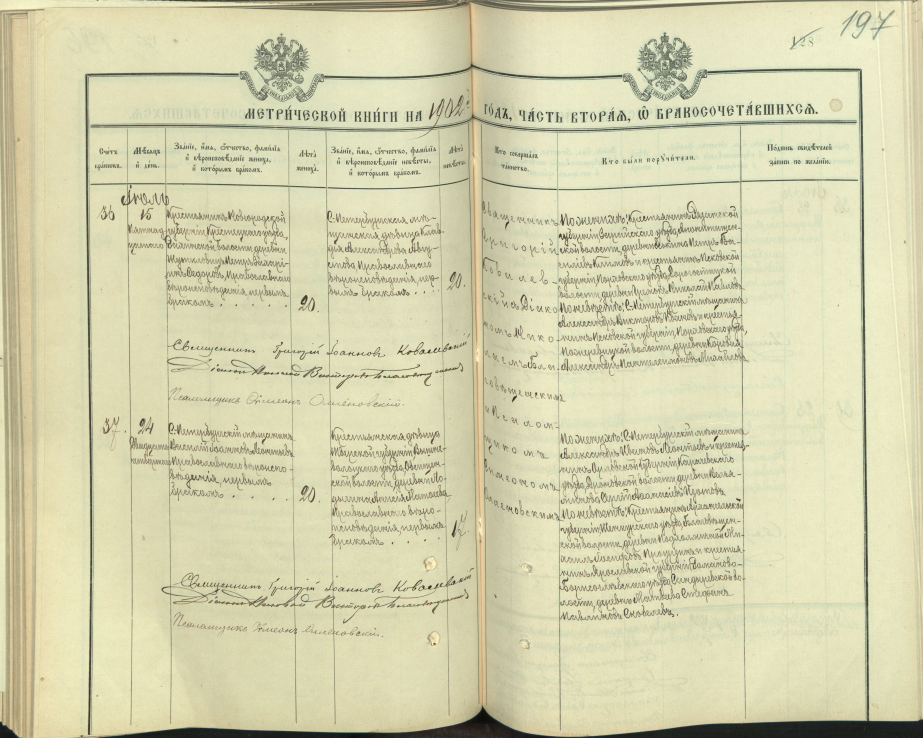
#> input picture data/scans/ЦГИАСП°_19_127_1265_0202.jpg, 5534 x 4426 px (shown at 1/6 size)
$ python -i image_preprocess.py   (imports and definitions only)
#> lines starting #> are read from the running program, lines starting #| are printed output that depends on the picture
import tempfile
from pathlib import Path

from PIL import Image, ImageEnhance, ImageFilter

MAX_DIMENSION = 2048


def preprocess_for_ocr(source_path: str) -> Path:
    """Prepare scan for OCR: grayscale, contrast, sharpen, resize if needed."""
    source = Path(source_path)
    image = Image.open(source).convert("L")
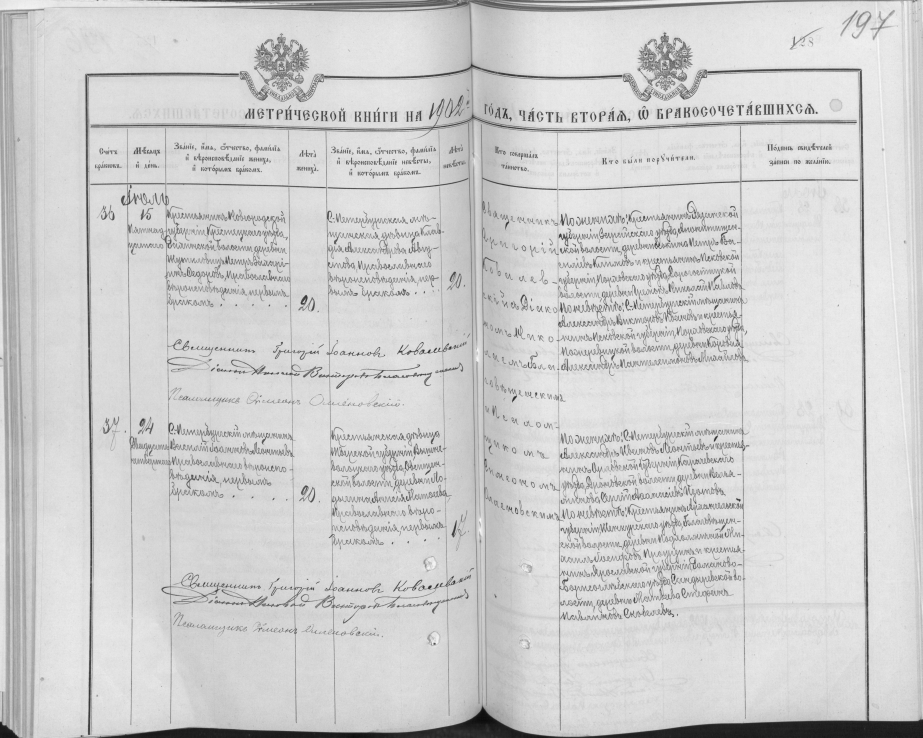
#> image: PIL image 5534x4426 L (shown at 1/6 size); min 0, max 252, mean 207
    image = image.filter(ImageFilter.MedianFilter(size=3))
    image = ImageEnhance.Contrast(image).enhance(1.6)
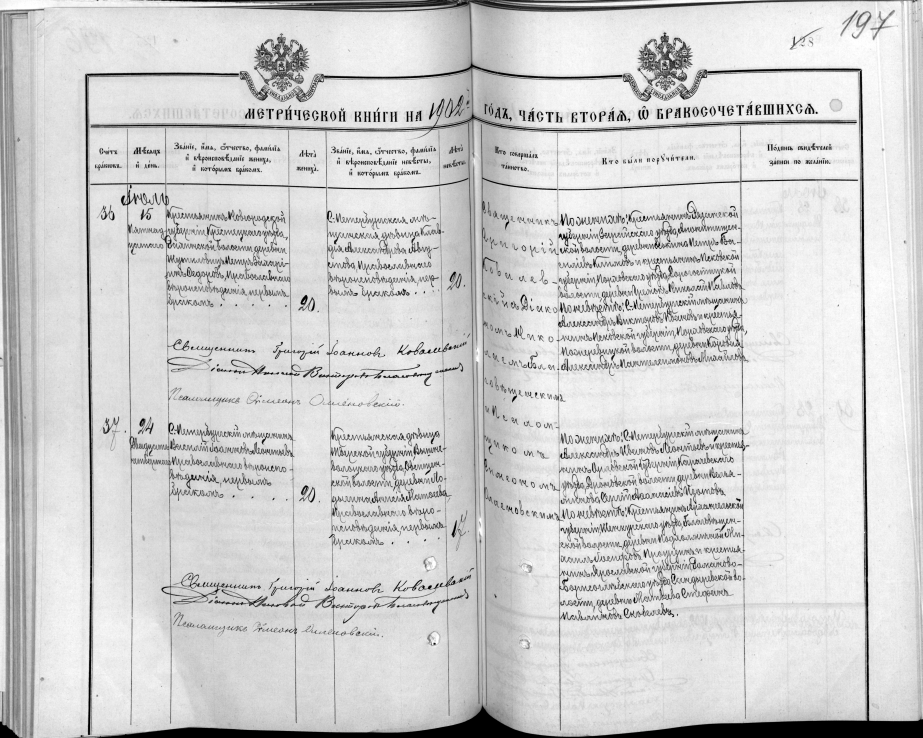
#> image: PIL image 5534x4426 L (shown at 1/6 size); min 0, max 255, mean 207.7
    image = ImageEnhance.Sharpness(image).enhance(1.4)

    if max(image.size) > MAX_DIMENSION:
        image.thumbnail((MAX_DIMENSION, MAX_DIMENSION), Image.Resampling.LANCZOS)
#> image: PIL image 2048x1638 L

    suffix = source.suffix.lower() or ".jpg"
    temp_file = tempfile.NamedTemporaryFile(suffix=suffix, delete=False)
    temp_path = Path(temp_file.name)
    temp_file.close()

    save_format = "JPEG" if suffix in {".jpg", ".jpeg"} else "PNG"
    image.save(temp_path, format=save_format, quality=92)
    return temp_path


# [17 lines left out: function crop_header, not called in this run]

>>> result = preprocess_for_ocr('../../data/scans/ЦГИАСП°_19_127_1265_0202.jpg')

$ run again, on data/scans/ЦГИАСП°_19_127_1948_0257.jpg
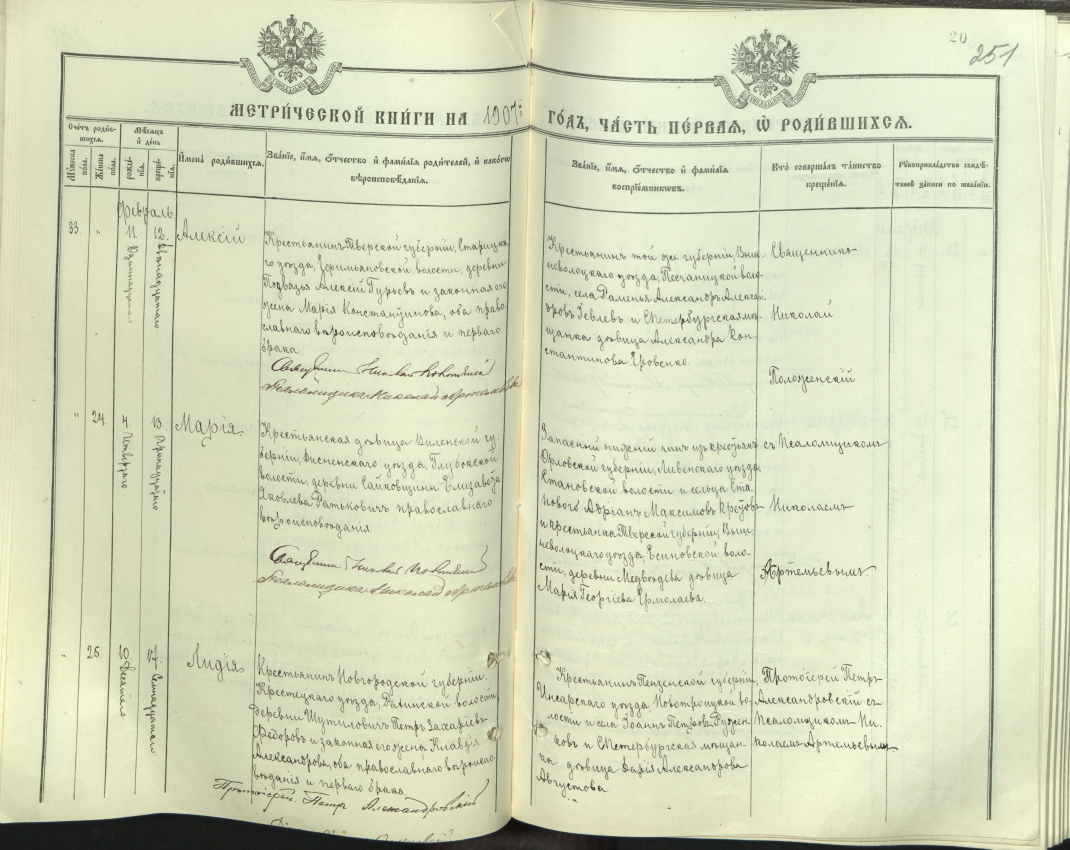
#> input picture data/scans/ЦГИАСП°_19_127_1948_0257.jpg, 5350 x 4248 px (shown at 1/5 size)
#> in preprocess_for_ocr, `image = Image.open(source).convert("L")`:
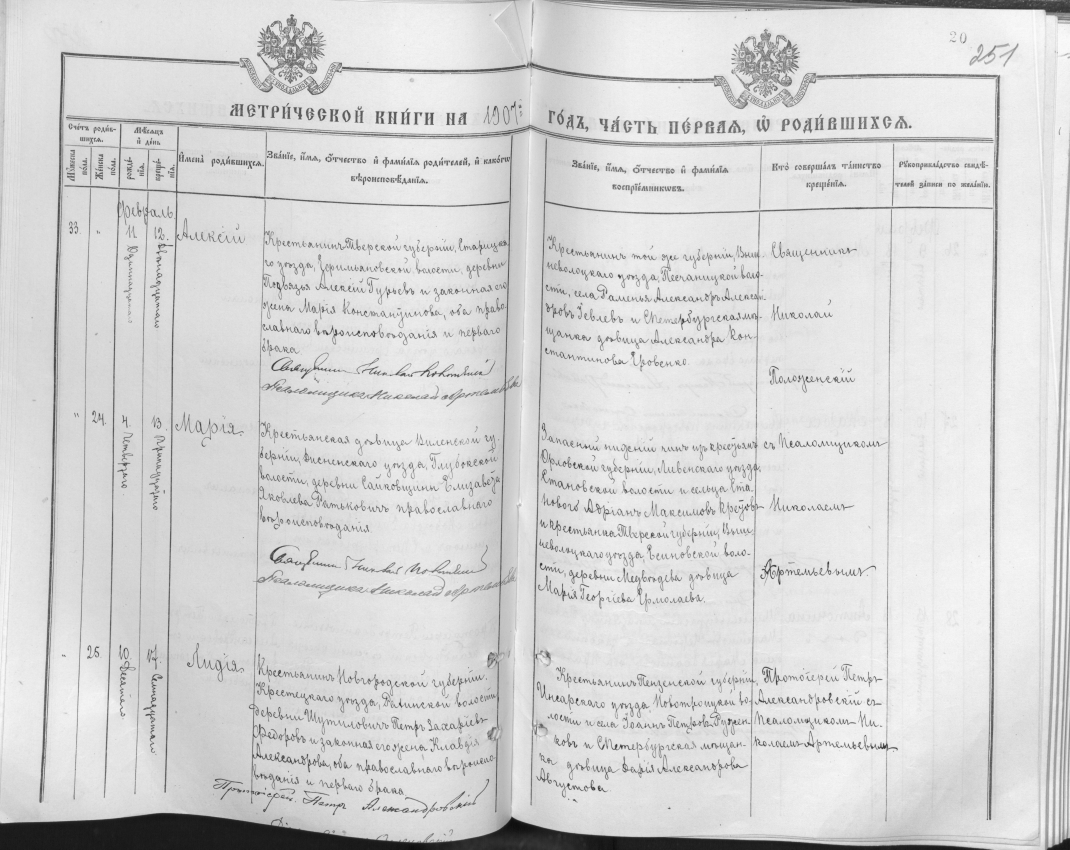
#> image: PIL image 5350x4248 L (shown at 1/5 size); min 3, max 253, mean 213.3
#> in preprocess_for_ocr, `image = ImageEnhance.Contrast(image).enhance(1.6)`:
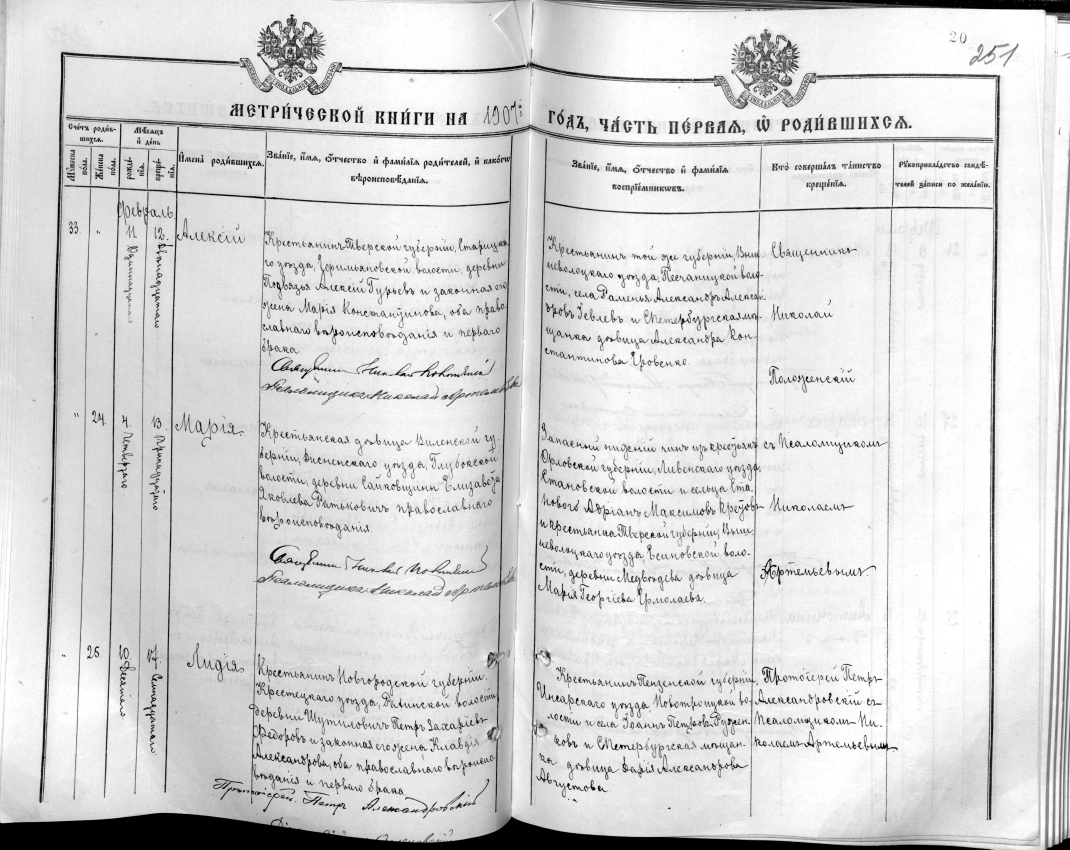
#> image: PIL image 5350x4248 L (shown at 1/5 size); min 0, max 255, mean 214.5

$ run again, on data/scans/ЦГИАСП°_19_127_2883_0362.jpg
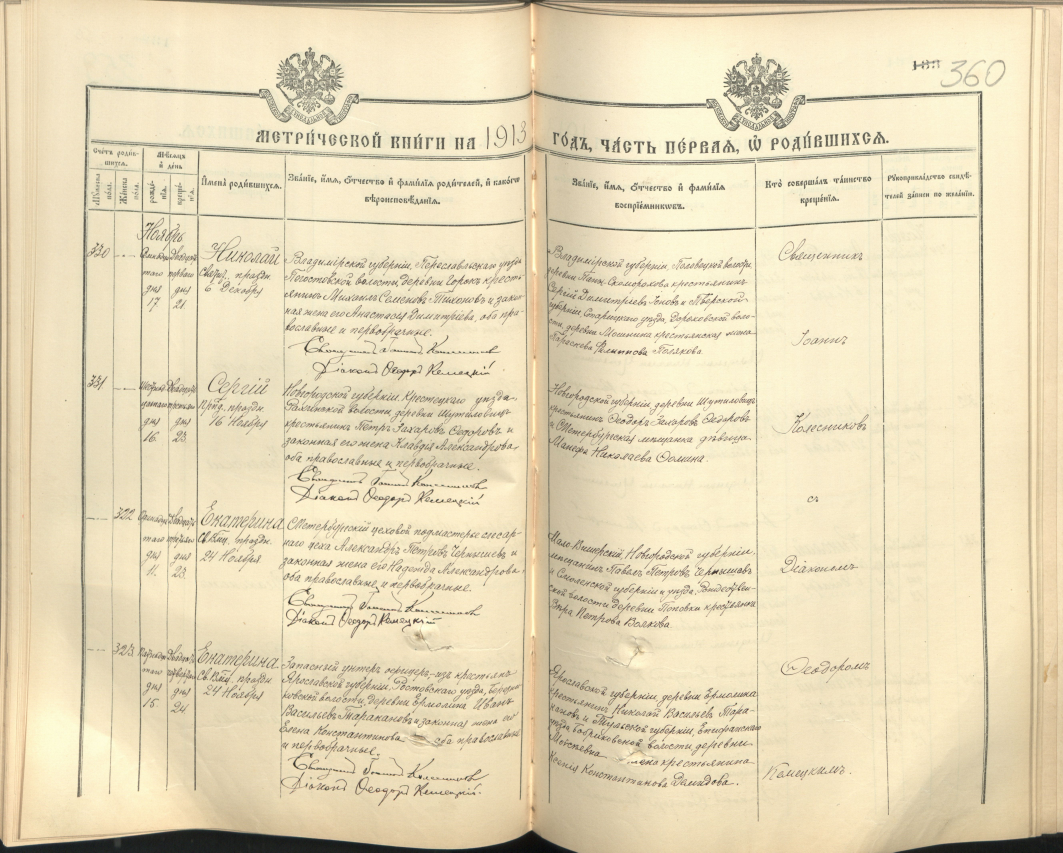
#> input picture data/scans/ЦГИАСП°_19_127_2883_0362.jpg, 5314 x 4263 px (shown at 1/5 size)
#> in preprocess_for_ocr, `image = Image.open(source).convert("L")`:
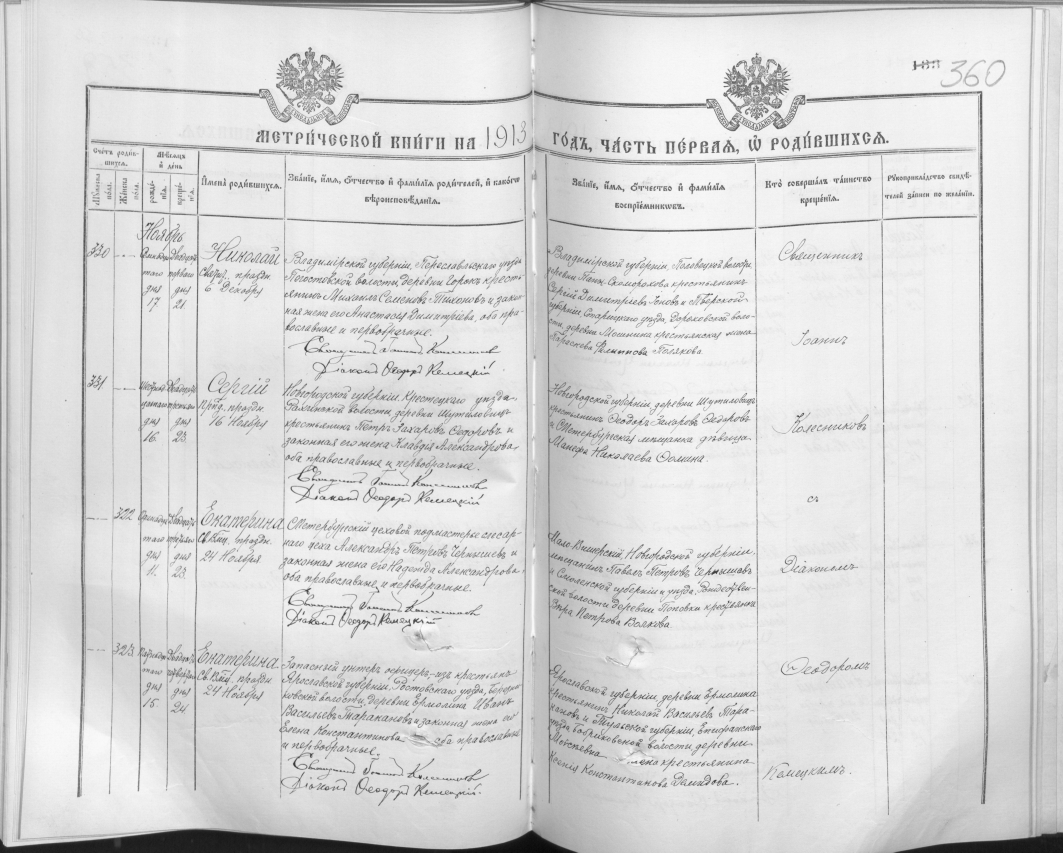
#> image: PIL image 5314x4263 L (shown at 1/5 size); min 0, max 252, mean 217.2
#> in preprocess_for_ocr, `image = ImageEnhance.Contrast(image).enhance(1.6)`:
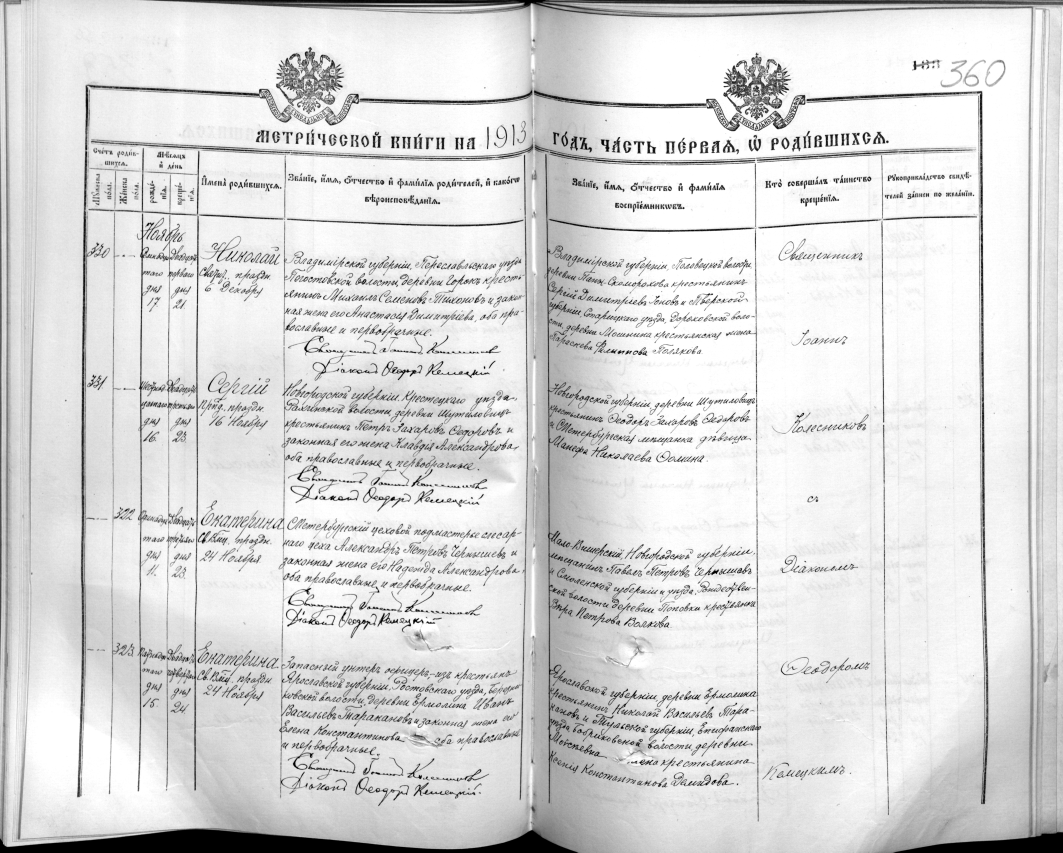
#> image: PIL image 5314x4263 L (shown at 1/5 size); min 0, max 255, mean 217.7

$ run again, on data/scans/ЦГИАСП°_19_127_2677_0202.JPEG
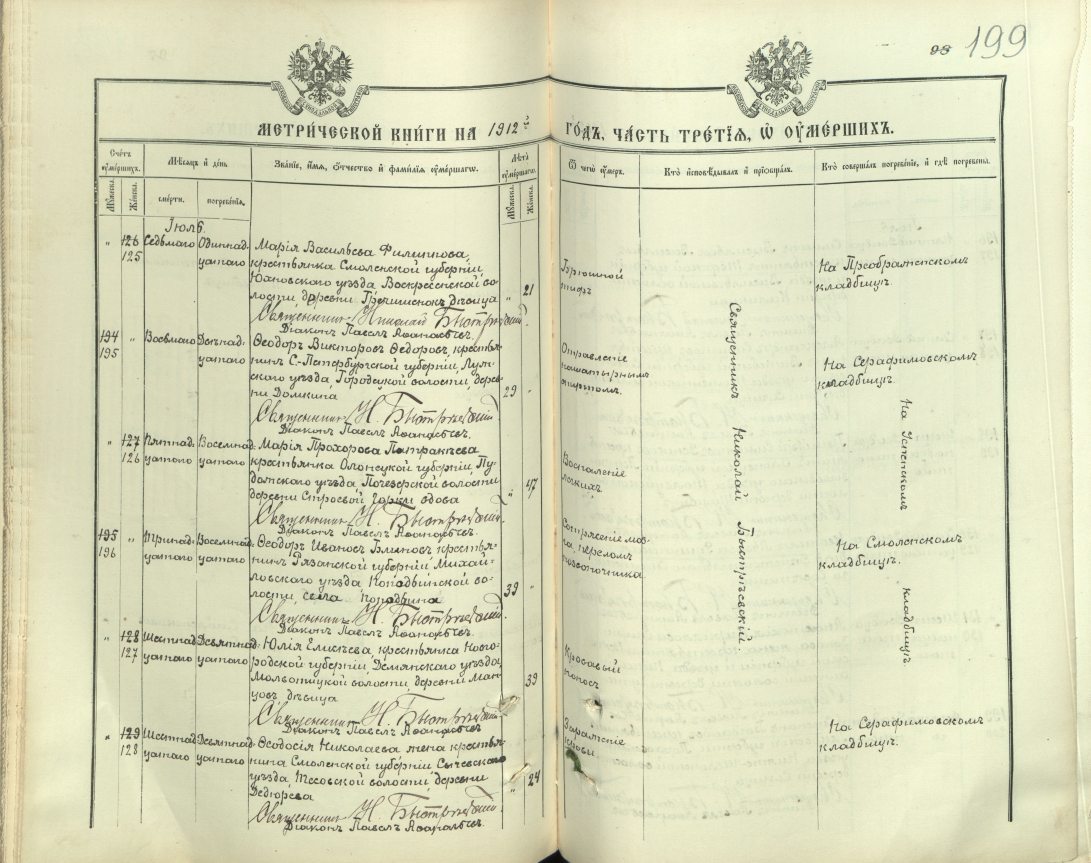
#> input picture data/scans/ЦГИАСП°_19_127_2677_0202.JPEG, 5451 x 4313 px (shown at 1/5 size)
#> in preprocess_for_ocr, `image = Image.open(source).convert("L")`:
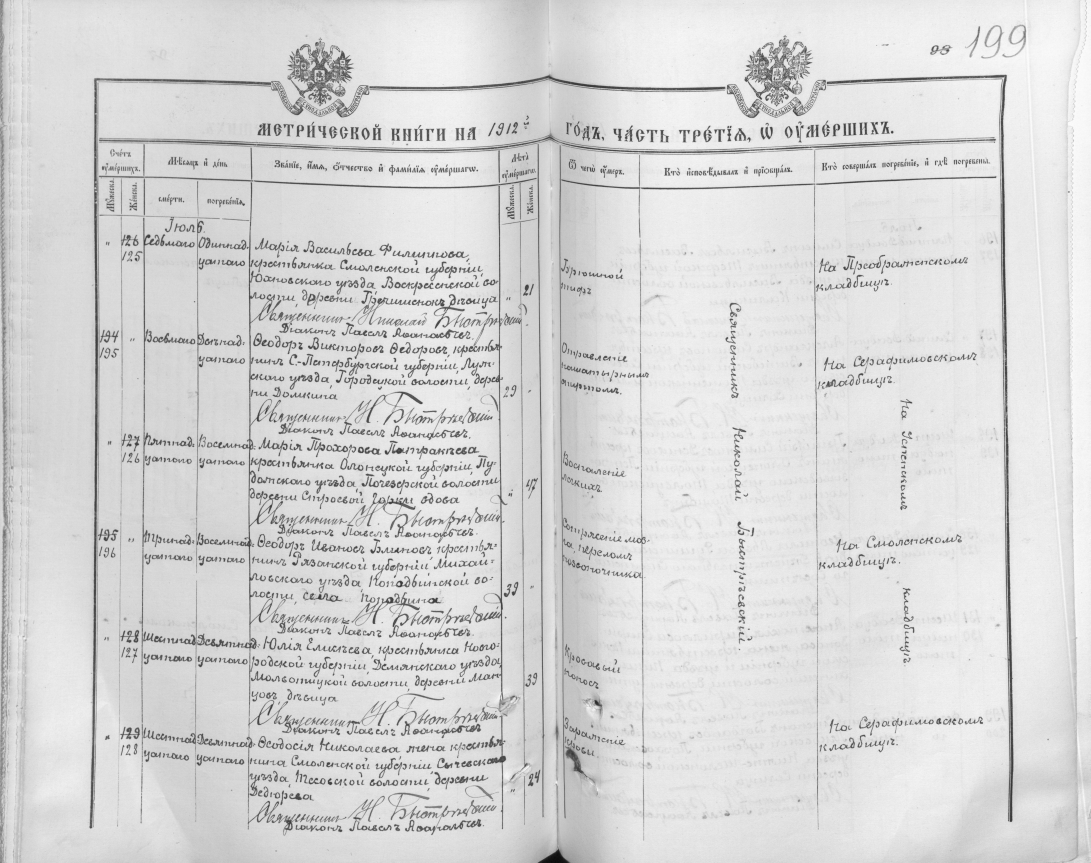
#> image: PIL image 5451x4313 L (shown at 1/5 size); min 1, max 253, mean 215
#> in preprocess_for_ocr, `image = ImageEnhance.Contrast(image).enhance(1.6)`:
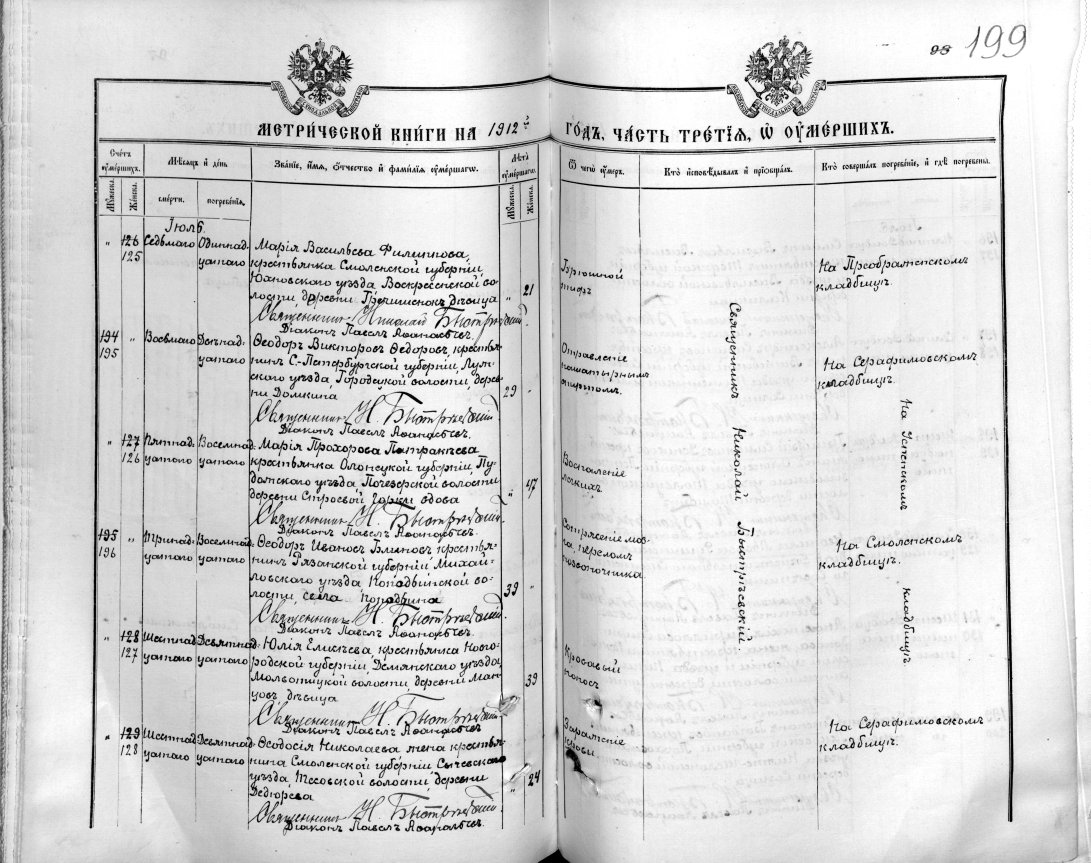
#> image: PIL image 5451x4313 L (shown at 1/5 size); min 0, max 255, mean 214.7
